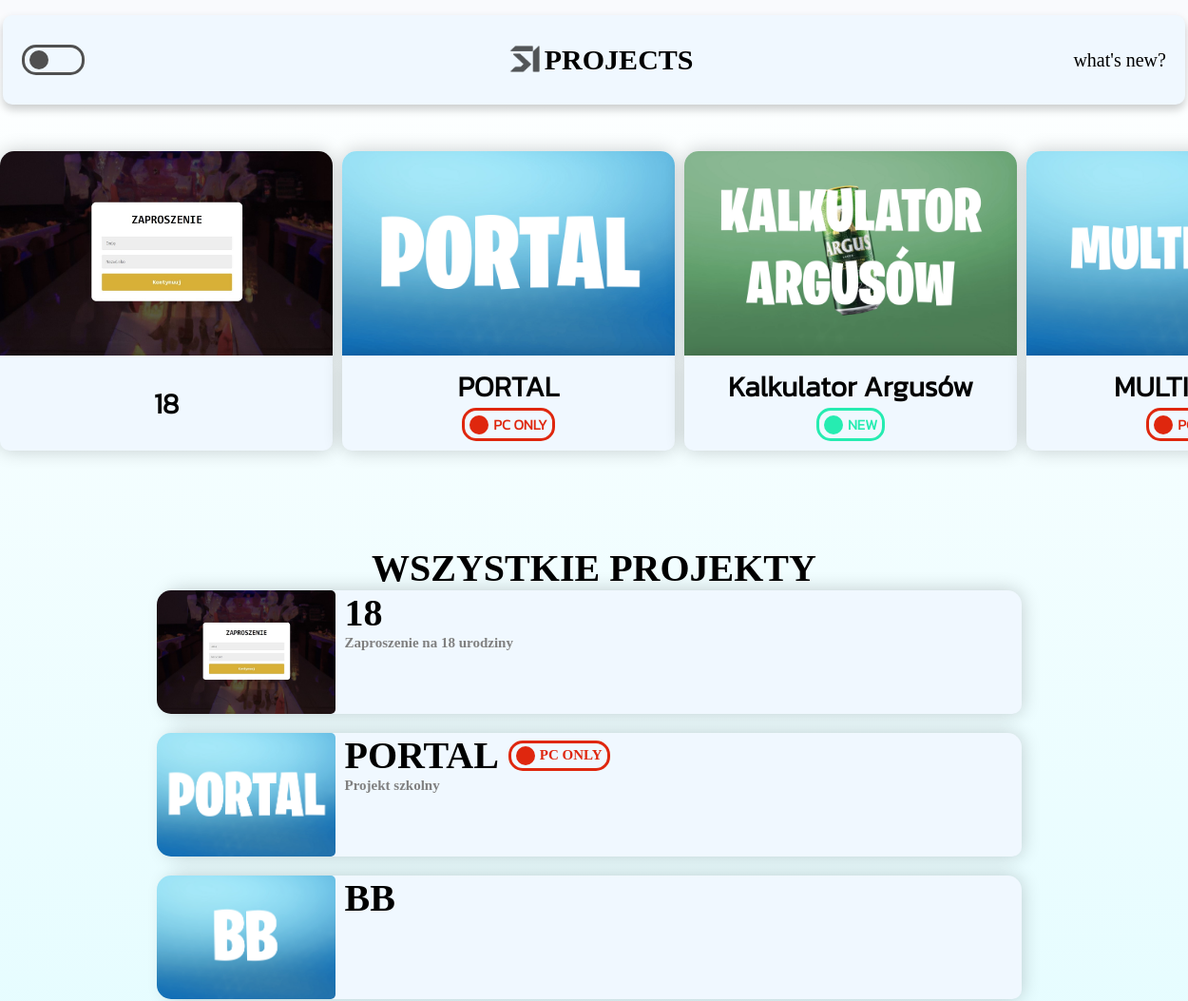
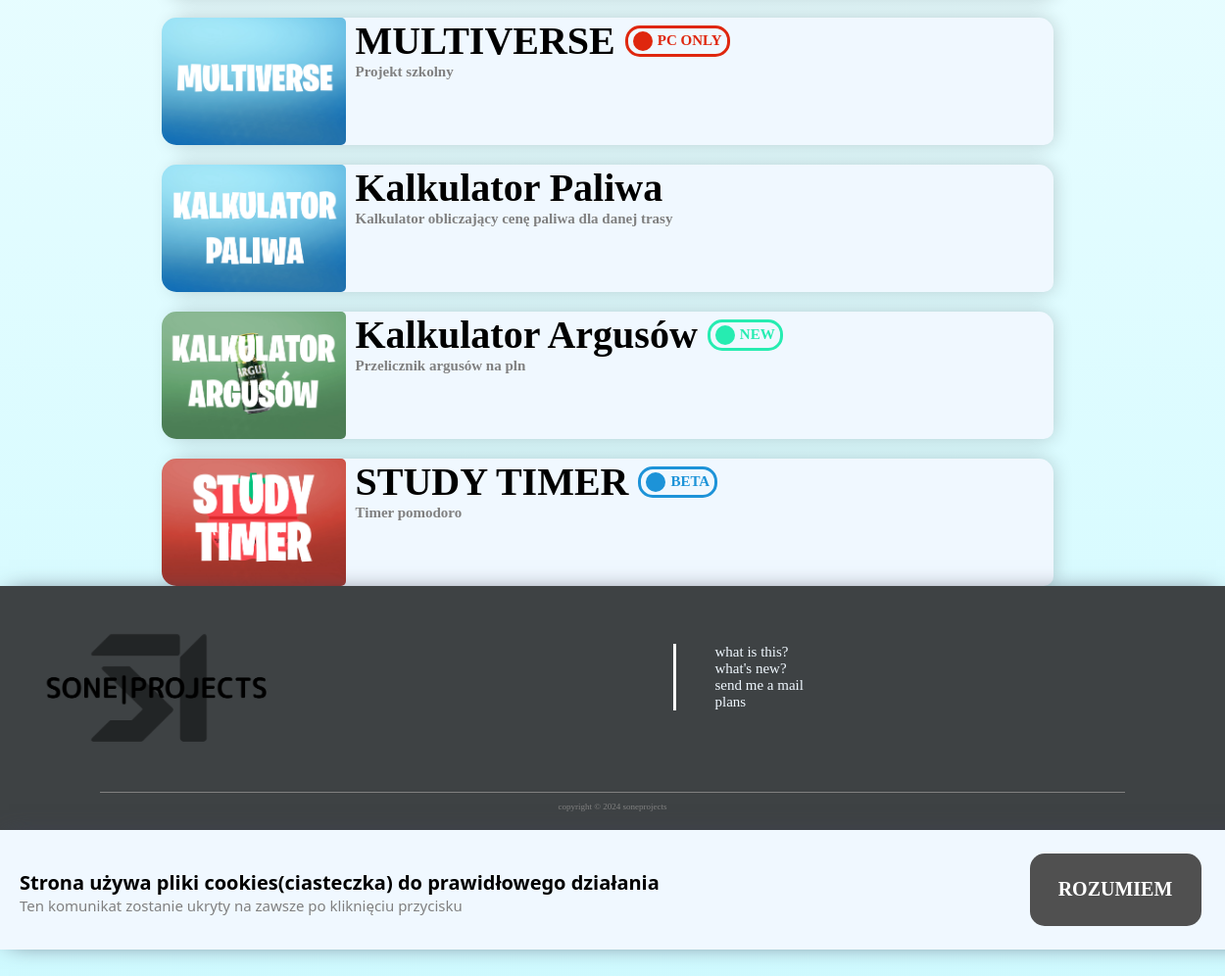
The page / on the database its author committed (2 pictures, top to bottom).
### tables this page shows
CREATE TABLE `projects` (
  `id` int(11) NOT NULL,
  `nazwa` varchar(255) NOT NULL,
  `url` varchar(255) NOT NULL,
  `photo` varchar(255) NOT NULL,
  `badge` text NOT NULL,
  `description` text DEFAULT NULL
);

### index.php (the view, shortened to what this page needs)
<!DOCTYPE html>
<html lang="pl">
  <head>
    <link rel="stylesheet" href="style.css" id="style" media="screen and (min-width: 600px)"/>
    <link rel="stylesheet" href="styleMobile.css" id="styleMobile" media="screen and (max-width: 600px)"/>
    <link rel="stylesheet" href="styleFont.css">
  </head>
  <body onload="scrollAnimation()" style="margin: 0">
    <div class="main">
      <div class="menu_blur" id="menub">
        <div class="menu" id="menu">
          <img src="assets/img/S1v3.png" alt="logo" />
          <div class="modeSlider">
            <div class="sliderCircle" onclick="changeStyle()"></div>
          </div>
          <p style="font-size: 30px;"><b>PROJECTS</b></p>
          <p class="whatsNew" onclick="showPage('whatsNew.html')">what's new?</p>
        </div>
      </div>
      <div class="spaceSlide">
        <div class="space">
                    <div class="projekt">
            <img src="assets/img/p18.jpg" alt="p18.jpg"/>
            <div class="przycisk">
              <button onclick="showPage('projects/18')">
                18
              </button>
            </div>
          </div>
          <div class="projekt">
            <img src="assets/img/pportal.jpg" alt="TEMPLATETEMPLATE" />
            <div class="przycisk">
              <button onclick="showPage('projects/portal')">
                PORTAL
                <div class="warningBadge" style="border-color: rgb(223, 39, 14); color:rgb(223, 39, 14);">
                  <div class="circle" style="background-color: rgb(223, 39, 14);"></div> PC ONLY
                </div>
              </button>
            </div>
          </div>
          <div class="projekt">
            <img src="assets/img/ka.jpg" alt="TEMPLATETEMPLATE" />
            <div class="przycisk">
              <button onclick="showPage('/projects/kalkulatorArgusow')">Kalkulator Argusów
                <div class="warningBadge">
                  <div class="circle"></div> NEW
                </div>
              </button>
            </div>
          </div>
          <div class="projekt">
            <img src="assets/img/MULTIVERSE.jpg" alt="TEMPLATETEMPLATE" />
            <div class="przycisk">
              <button onclick="showPage('/projects/multiverse')">
                MULTIVERSE
                <div class="warningBadge" style="border-color: rgb(223, 39, 14); color:rgb(223, 39, 14);">
                  <div class="circle" style="background-color: rgb(223, 39, 14);"></div> PC ONLY
                </div>
              </button>
            </div>
          </div>
        </div>
      </div>
      <div class="rest">
        <h1>WSZYSTKIE PROJEKTY</h1>
        <div class="restProjects">
          <?php
              include 'dbcon.php';
              $sql = "SELECT * FROM projects";
              $result = $conn->query($sql);
              if ($result->num_rows > 0) {
                  $projects = $result->fetch_all(MYSQLI_ASSOC);
                  foreach ($projects as $project) {
                    ?>
                    <div class="projektv2" onclick="showPage('<?php echo $project['url']; ?>')">
                        <img src="assets/img/<?php echo $project['photo']; ?>" alt="<?php echo $project['nazwa']; ?>" />
                        <div class="text">
                            <h2>
                                <?php echo $project['nazwa']; ?>
                                <?php if (!empty($project['badge'])): ?>
                                    <?php echo $project['badge']; ?>
                                <?php endif; ?>
                            </h2>
                            <p><?php echo $project['description']; ?></p>
                        </div>
                    </div>
                    <?php
                }
              } else {
                  echo "Brak wyników";
              }
          ?>
      </div>
      <footer>
      <div class="logo">
          <img src="assets/img/S1ProjectsLogoTransparent.png" alt="S1ProjectsLogoTransparent">
      </div>
      <div class="links">
        <ul>
          <li><a href="whatsThis.html">what is this?</a></li>
          <li><a href="whatsNew.html">what's new?</a></li>
          <li><a href="mailto:simon@soneprojects.com">send me a mail</a></li>
          <li><a href="plans.html">plans</a></li>
        </ul>
      </div>
      <div class="copy">
        <p>copyright &copy; 2024 soneprojects</p>
      </div>
    </footer>
    <div class="cookiesWarningHide" id="cookiesWarning">
      <div>
        <p>Strona używa pliki cookies(ciasteczka) do prawidłowego działania </p>
      <p style="font-size: 15px; color: gray; font-weight: normal; margin-top: -20px;">Ten komunikat zostanie ukryty na zawsze po kliknięciu przycisku</p>
      </div>
      <button id="cookiesAccept" onclick="cookiesAccept()">ROZUMIEM</button>
    </div>
  </body>
</html>

### style.css (style rules this page uses)
* { transition: all 0.2s; }
body { margin: 0; overflow-x: hidden; background: rgb(205, 250, 255); background: linear-gradient( 0deg, #cdfaff 0%, #ffffff 100% ); background-attachment: fixed; background-repeat: no-repeat; justify-content: center; min-height: 100vh; display: flex; flex-direction: column; }
.spaceSlide { z-index: 2; overflow: hidden; margin-top: 30px; padding: 20px 0; display: flex; gap: 10px; }
.space { animation: slideAnimation 35s infinite linear; display: flex; gap: 10px; }

### styleMobile.css (style rules this page uses)
* { transition: all 0.2s; }
body { background: rgb(205, 250, 255); background: linear-gradient( 0deg, rgba(205, 250, 255, 1) 0%, hwb(0 100% 0%) 100% ); background-attachment: fixed; background-repeat: no-repeat; padding: 5px; justify-content: center; min-height: 100vh; display: flex; flex-direction: column; }
.spaceSlide { display: none; }

### rows shown on the page
projects: photo (picture), nazwa "18", description "Zaproszenie na 18 urodziny"
projects: photo (picture), nazwa "PORTAL", badge "PC ONLY", description "Projekt szkolny"
projects: photo (picture), nazwa "BB"
projects: photo+nazwa (picture), nazwa "MULTIVERSE", badge "PC ONLY", description "Projekt szkolny"
projects: photo (picture), nazwa "Kalkulator Paliwa", description "Kalkulator obliczający cenę paliwa dla danej trasy"
projects: photo (picture), nazwa "Kalkulator Argusów", badge "NEW", description "Przelicznik argusów na pln"
projects: photo (picture), nazwa "STUDY TIMER", badge "BETA", description "Timer pomodoro"
